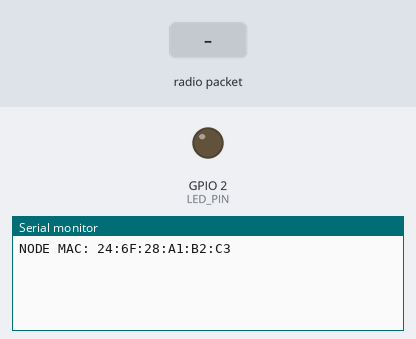
The sketch below on a simulated ESP32. Parts: output pins drawn as LEDs (lit = HIGH), the last lines printed to the serial monitor. Inputs (shaded band) come from the test bench. Random numbers use the default seed unless the sketch sets one.

Above: at 1.2 s.
1.3 s: radio packet "REQ" arrives
At 2.5 s:
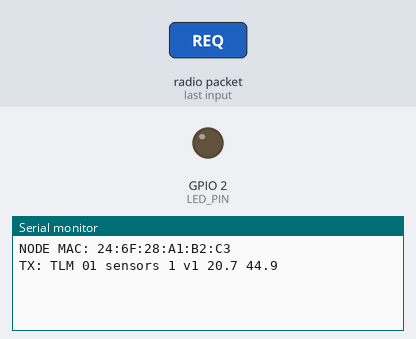
2.8 s: radio packet "CMD" arrives
At 3.6 s:
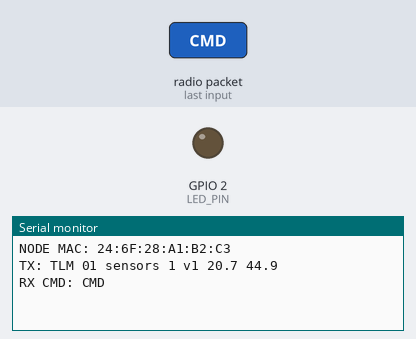

Measured:
- after the input at 1.3 s, the serial monitor: prints a new line at once (image 1)
- after the input at 2.8 s, the serial monitor: prints a new line at once (image 2)

The sketch:

slave.ino
```cpp
#include <esp_now.h>
#include <WiFi.h>
#include <esp_mac.h>

#define LED_PIN 2  // Указываем, что светодиод на GPIO 2

// MAC-адрес Хаба (замените на свой!)
uint8_t hubMac[] = { 0x14, 0x33, 0x5C, 0x2F, 0xB8, 0xB8 };

const char* DEVICE_ID = "01";
const char* TOPIC = "sensors";
const char* SCHEMA = "v1";

// Переменные для неблокирующего мигания светодиодом
bool isLedActive = false;
unsigned long ledStartTime = 0;
unsigned long ledDuration = 0;

void OnDataRecv(const esp_now_recv_info_t* info, const uint8_t* incomingData, int len) {
  String msg = String((char*)incomingData).substring(0, len);

  // 1. Обработка планового запроса телеметрии
  if (msg == "REQ") {
    float mockTemp = random(200, 300) / 10.0;
    float mockHum = random(400, 700) / 10.0;
    unsigned long timestamp = millis() / 1000;

    String payload = "TLM " + String(DEVICE_ID) + " " + String(TOPIC) + " " + String(timestamp) + " " + String(SCHEMA) + " " + String(mockTemp, 1) + " " + String(mockHum, 1);

    esp_now_send(hubMac, (uint8_t*)payload.c_str(), payload.length());
    Serial.println("TX: " + payload);
  }

  // 2. Обработка внеплановой команды (CMD)
  else if (msg.startsWith("CMD")) {
    Serial.println("RX CMD: " + msg);

    int space1 = msg.indexOf(' ');
    int space2 = msg.indexOf(' ', space1 + 1);
    int space3 = msg.indexOf(' ', space2 + 1);
    int space4 = msg.indexOf(' ', space3 + 1);

    if (space4 > 0) {
      String cmdId = msg.substring(space2 + 1, space3);
      String cmdType = msg.substring(space3 + 1, space4);
      String arg = msg.substring(space4 + 1);

      if (cmdType == "led") {
        // НЕБЛОКИРУЮЩИЙ ЗАПУСК
        ledDuration = arg.toInt();
        ledStartTime = millis();
        isLedActive = true;
        digitalWrite(LED_PIN, HIGH);  // Включаем сразу

        Serial.println("Action: LED ON for " + String(ledDuration) + " ms");

        // Отправляем ACK СРАЗУ, как только приняли команду к исполнению
        String ack = "ACK " + String(DEVICE_ID) + " " + cmdId + " OK";
        esp_now_send(hubMac, (uint8_t*)ack.c_str(), ack.length());
        Serial.println("TX: " + ack);
      }
    }
  }
}

void setup() {
  Serial.begin(115200);
  pinMode(LED_PIN, OUTPUT);
  digitalWrite(LED_PIN, LOW);  // Изначально выключен

  WiFi.mode(WIFI_STA);
  esp_now_init();
  esp_now_register_recv_cb(OnDataRecv);

  esp_now_peer_info_t peerInfo = {};
  memcpy(peerInfo.peer_addr, hubMac, 6);
  peerInfo.channel = 0;
  peerInfo.encrypt = false;
  esp_now_add_peer(&peerInfo);

  uint8_t mac[6];
  esp_read_mac(mac, ESP_MAC_WIFI_STA);
  Serial.printf("NODE MAC: %02X:%02X:%02X:%02X:%02X:%02X\n", mac[0], mac[1], mac[2], mac[3], mac[4], mac[5]);
}

void loop() {
  // Неблокирующая проверка: не пора ли выключить светодиод?
  if (isLedActive && (millis() - ledStartTime >= ledDuration)) {
    digitalWrite(LED_PIN, LOW);
    isLedActive = false;
    Serial.println("Action: LED OFF");
  }

  delay(10);
}
```
